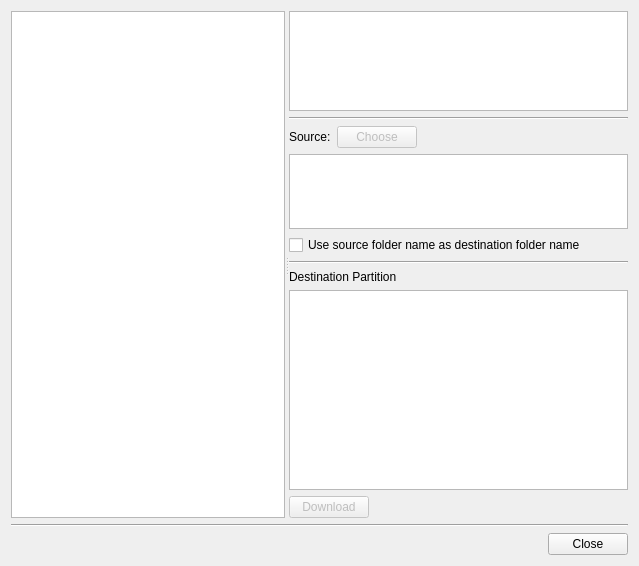
<?xml version="1.0" encoding="UTF-8"?>
<ui version="4.0">
 <class>Download</class>
 <widget class="QWidget" name="Download">
  <property name="geometry">
   <rect>
    <x>0</x>
    <y>0</y>
    <width>639</width>
    <height>566</height>
   </rect>
  </property>
  <property name="windowTitle">
   <string>Add Photographs</string>
  </property>
  <layout class="QGridLayout" name="gridLayout_2">
   <item row="0" column="0">
    <layout class="QGridLayout" name="mainLayout">
     <item row="0" column="0">
      <widget class="QSplitter" name="mainSplitter">
       <property name="orientation">
        <enum>Qt::Horizontal</enum>
       </property>
       <widget class="QTableView" name="cameraList"/>
       <widget class="QWidget" name="layoutWidget">
        <layout class="QVBoxLayout" name="infoGroup">
         <item>
          <widget class="QTextEdit" name="cameraInfo">
           <property name="sizePolicy">
            <sizepolicy hsizetype="Preferred" vsizetype="Fixed">
             <horstretch>0</horstretch>
             <verstretch>0</verstretch>
            </sizepolicy>
           </property>
           <property name="minimumSize">
            <size>
             <width>0</width>
             <height>100</height>
            </size>
           </property>
           <property name="maximumSize">
            <size>
             <width>16777215</width>
             <height>100</height>
            </size>
           </property>
           <property name="readOnly">
            <bool>true</bool>
           </property>
          </widget>
         </item>
         <item>
          <widget class="Line" name="hLine_3">
           <property name="orientation">
            <enum>Qt::Horizontal</enum>
           </property>
          </widget>
         </item>
         <item>
          <layout class="QHBoxLayout" name="sourceLayout">
           <item>
            <widget class="QLabel" name="label_Source">
             <property name="text">
              <string>Source:</string>
             </property>
            </widget>
           </item>
           <item>
            <widget class="QPushButton" name="buttonChooseSource">
             <property name="enabled">
              <bool>false</bool>
             </property>
             <property name="text">
              <string>Choose</string>
             </property>
            </widget>
           </item>
           <item>
            <spacer name="hSpacer_2">
             <property name="orientation">
              <enum>Qt::Horizontal</enum>
             </property>
             <property name="sizeHint" stdset="0">
              <size>
               <width>188</width>
               <height>20</height>
              </size>
             </property>
            </spacer>
           </item>
          </layout>
         </item>
         <item>
          <widget class="QPlainTextEdit" name="source">
           <property name="sizePolicy">
            <sizepolicy hsizetype="Preferred" vsizetype="Fixed">
             <horstretch>0</horstretch>
             <verstretch>0</verstretch>
            </sizepolicy>
           </property>
           <property name="minimumSize">
            <size>
             <width>0</width>
             <height>75</height>
            </size>
           </property>
           <property name="maximumSize">
            <size>
             <width>16777215</width>
             <height>75</height>
            </size>
           </property>
           <property name="readOnly">
            <bool>true</bool>
           </property>
          </widget>
         </item>
         <item>
          <widget class="QCheckBox" name="useSrcFolderName">
           <property name="text">
            <string>Use source folder name as destination folder name</string>
           </property>
          </widget>
         </item>
         <item>
          <widget class="Line" name="hLine_2">
           <property name="orientation">
            <enum>Qt::Horizontal</enum>
           </property>
          </widget>
         </item>
         <item>
          <widget class="QLabel" name="label_Destination">
           <property name="text">
            <string>Destination Partition</string>
           </property>
          </widget>
         </item>
         <item>
          <widget class="QTableView" name="destination">
           <property name="maximumSize">
            <size>
             <width>16777215</width>
             <height>16777215</height>
            </size>
           </property>
          </widget>
         </item>
         <item>
          <layout class="QHBoxLayout" name="hLayout_2">
           <item>
            <widget class="QPushButton" name="buttonDownload">
             <property name="enabled">
              <bool>false</bool>
             </property>
             <property name="text">
              <string>Download</string>
             </property>
            </widget>
           </item>
           <item>
            <spacer name="hSpacer_3">
             <property name="orientation">
              <enum>Qt::Horizontal</enum>
             </property>
             <property name="sizeHint" stdset="0">
              <size>
               <width>128</width>
               <height>20</height>
              </size>
             </property>
            </spacer>
           </item>
          </layout>
         </item>
        </layout>
       </widget>
      </widget>
     </item>
     <item row="1" column="0">
      <widget class="Line" name="hLine_1">
       <property name="orientation">
        <enum>Qt::Horizontal</enum>
       </property>
      </widget>
     </item>
     <item row="2" column="0">
      <layout class="QHBoxLayout" name="hLayout_1">
       <item>
        <spacer name="hSpacer_1">
         <property name="orientation">
          <enum>Qt::Horizontal</enum>
         </property>
         <property name="sizeHint" stdset="0">
          <size>
           <width>478</width>
           <height>20</height>
          </size>
         </property>
        </spacer>
       </item>
       <item>
        <widget class="QPushButton" name="buttonClose">
         <property name="text">
          <string>Close</string>
         </property>
         <property name="default">
          <bool>false</bool>
         </property>
        </widget>
       </item>
      </layout>
     </item>
    </layout>
   </item>
  </layout>
 </widget>
 <resources/>
 <connections/>
</ui>
